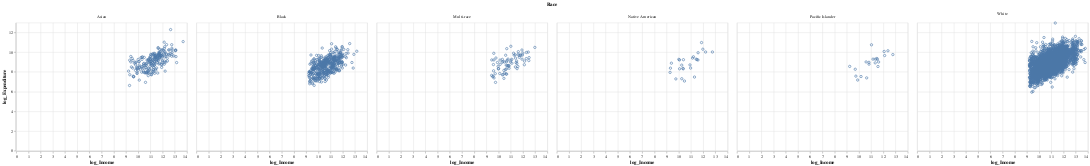

Notebook source saved alongside this figure:
### Code cell
alt.Chart(df_con).mark_point().encode(
    x="log_Income",
    y="log_Expenditure",
    facet="Race"
)

### Figure 1 — Vega-Lite specification as saved in the notebook (floating-point values rounded to 4 significant figures; data arrays with more than 128 entries replaced by an {"elided": "..."} marker saying what was removed)
{"config": {"view": {"continuousWidth": 400, "continuousHeight": 300}}, "data": {"name": "data-90e424d2ee5736e4cd9a87523da3664a"}, "mark": "point", "encoding": {"facet": {"field": "Race", "type": "nominal"}, "x": {"field": "log_Income", "type": "quantitative"}, "y": {"field": "log_Expenditure", "type": "quantitative"}}, "$schema": "https://vega.github.io/schema/vega-lite/v4.17.0.json", "datasets": {"data-90e424d2ee5736e4cd9a87523da3664a": {"elided": "4620 records"}}}
